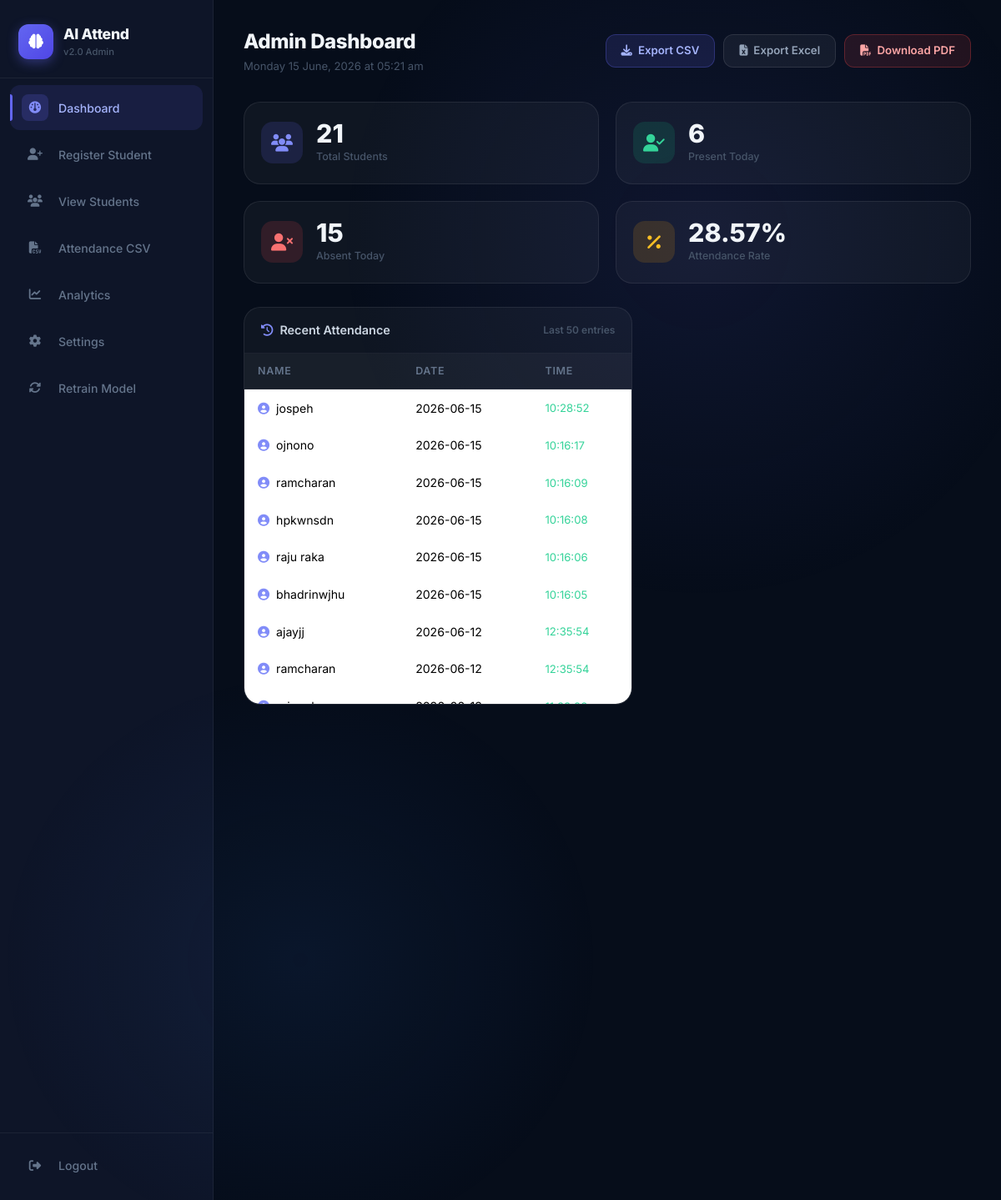
The page /dashboard (signed in) on the database its author committed.
### tables this page shows
CREATE TABLE attendance (

    id INTEGER PRIMARY KEY AUTOINCREMENT,

    student_name TEXT,
    date TEXT,
    time TEXT
);

### backend/app.py (the view)
@app.route("/dashboard")
def dashboard():
    if "admin" not in session:
        return redirect("/login")
    total, present, absent, pct = get_today_stats()
    records = get_recent_attendance()
    return render_template("dashboard.html",
        total_students=total, present_today=present,
        absent_today=absent, attendance_percentage=pct,
        attendance_records=records)

### backend/app.py (called while the page is built)
def get_db():
    conn = sqlite3.connect(DB_PATH, timeout=30)
    conn.row_factory = sqlite3.Row
    return conn

def get_today_stats():
    today = date.today().strftime("%Y-%m-%d")
    conn  = get_db()
    total   = conn.execute("SELECT COUNT(*) FROM students").fetchone()[0]
    present = conn.execute(
        "SELECT COUNT(DISTINCT student_name) FROM attendance WHERE date=?", (today,)
    ).fetchone()[0]
    conn.close()
    absent = max(total - present, 0)
    pct    = round(present / total * 100, 2) if total else 0
    return total, present, absent, pct

def get_recent_attendance(limit=50):
    conn = get_db()
    rows = conn.execute(
        "SELECT student_name, date, time FROM attendance ORDER BY id DESC LIMIT ?", (limit,)
    ).fetchall()
    conn.close()
    return rows

### frontend/templates/dashboard.html (shortened to what this page needs)
<!DOCTYPE html>
<html lang="en">
<head>
<link href="https://cdn.jsdelivr.net/npm/bootstrap@5.3.3/dist/css/bootstrap.min.css" rel="stylesheet">
<link href="https://cdnjs.cloudflare.com/ajax/libs/font-awesome/6.5.1/css/all.min.css" rel="stylesheet">
<link href="{{ url_for('static', filename='dashboard.css') }}" rel="stylesheet">
</head>
<body>
<div class="dash-layout">
  <aside class="sidebar">
    <div class="sidebar-brand">
      <div class="brand-icon"><i class="fa-solid fa-brain"></i></div>
      <div><div class="brand-text">AI Attend</div><div class="brand-ver">v2.0 Admin</div></div>
    </div>
    <nav>
      <a href="/dashboard"           class="nav-link active"><span class="nav-icon"><i class="fa-solid fa-gauge"></i></span>Dashboard</a>
      <a href="/register"            class="nav-link"><span class="nav-icon"><i class="fa-solid fa-user-plus"></i></span>Register Student</a>
      <a href="/students"            class="nav-link"><span class="nav-icon"><i class="fa-solid fa-users"></i></span>View Students</a>
      <a href="/download_attendance" class="nav-link"><span class="nav-icon"><i class="fa-solid fa-file-csv"></i></span>Attendance CSV</a>
      <a href="/analytics"           class="nav-link"><span class="nav-icon"><i class="fa-solid fa-chart-line"></i></span>Analytics</a>
      <a href="/settings"            class="nav-link"><span class="nav-icon"><i class="fa-solid fa-gear"></i></span>Settings</a>
      <a href="/retrain"             class="nav-link"><span class="nav-icon"><i class="fa-solid fa-rotate"></i></span>Retrain Model</a>
    </nav>
    <div class="sidebar-footer">
      <a href="/logout" class="nav-link nav-logout"><span class="nav-icon"><i class="fa-solid fa-right-from-bracket"></i></span>Logout</a>
    </div>
  </aside>
  <main class="dash-main">
    <div class="dash-topbar">
      <div>
        <div class="topbar-title">Admin Dashboard</div>
        <div class="topbar-sub" id="liveDate"></div>
      </div>
      <div class="topbar-actions">
        <a href="/download_attendance" class="btn-topbar primary"><i class="fa-solid fa-download"></i> Export CSV</a>
        <a href="/download_excel" class="btn-topbar secondary"><i class="fa-solid fa-file-excel"></i> Export Excel</a>
        <a href="/download_pdf"        class="btn-topbar danger"><i class="fa-solid fa-file-pdf"></i> Download PDF</a>
      </div>
    </div>
    <div class="stat-grid">
      <div class="stat-card blue">
        <div class="stat-icon blue"><i class="fa-solid fa-users"></i></div>
        <div><div class="stat-num">{{ total_students }}</div><div class="stat-label">Total Students</div></div>
      </div>
      <div class="stat-card green">
        <div class="stat-icon green"><i class="fa-solid fa-user-check"></i></div>
        <div><div class="stat-num">{{ present_today }}</div><div class="stat-label">Present Today</div></div>
      </div>
      <div class="stat-card red">
        <div class="stat-icon red"><i class="fa-solid fa-user-xmark"></i></div>
        <div><div class="stat-num">{{ absent_today }}</div><div class="stat-label">Absent Today</div></div>
      </div>
      <div class="stat-card amber">
        <div class="stat-icon amber"><i class="fa-solid fa-percent"></i></div>
        <div><div class="stat-num">{{ attendance_percentage }}%</div><div class="stat-label">Attendance Rate</div></div>
      </div>
    </div>
    <div class="content-grid">
      <div class="panel">
        <div class="panel-header">
          <span><i class="fa-solid fa-clock-rotate-left me-2" style="color:#818cf8;"></i>Recent Attendance</span>
          <span style="font-size:.75rem;color:#475569;">Last 50 entries</span>
        </div>
        <div style="max-height:420px;overflow-y:auto;">
          <table class="table mb-0">
            <thead>
              <tr><th>Name</th><th>Date</th><th>Time</th></tr>
            </thead>
            <tbody>
              {% for row in attendance_records %}
              <tr>
                <td><i class="fa-solid fa-circle-user me-2" style="color:#818cf8;"></i>{{ row[0] }}</td>
                <td>{{ row[1] }}</td>
                <td><span style="color:#34d399;font-size:.82rem;">{{ row[2] }}</span></td>
              </tr>
              {% else %}
              <tr><td colspan="3" style="text-align:center;color:#334155;padding:32px 0;">No attendance records yet.</td></tr>
              {% endfor %}
            </tbody>
          </table>
        </div>
      </div>
    </div>
  </main>
</div>
</body>
</html>

### rows shown on the page
attendance: student_name "jospeh", date "2026-06-15", time "10:28:52"
attendance: student_name "ojnono", date "2026-06-15", time "10:16:17"
attendance: student_name "ramcharan", date "2026-06-15", time "10:16:09"
attendance: student_name "hpkwnsdn", date "2026-06-15", time "10:16:08"
attendance: student_name "raju raka", date "2026-06-15", time "10:16:06"
attendance: student_name "bhadrinwjhu", date "2026-06-15", time "10:16:05"
attendance: student_name "ajayjj", date "2026-06-12", time "12:35:54"
attendance: student_name "ramcharan", date "2026-06-12", time "12:35:54"

### other values the page prints
{{ total_students }} "21"
{{ present_today }} "6"
{{ absent_today }} "15"
{{ attendance_percentage }} "28.57"
